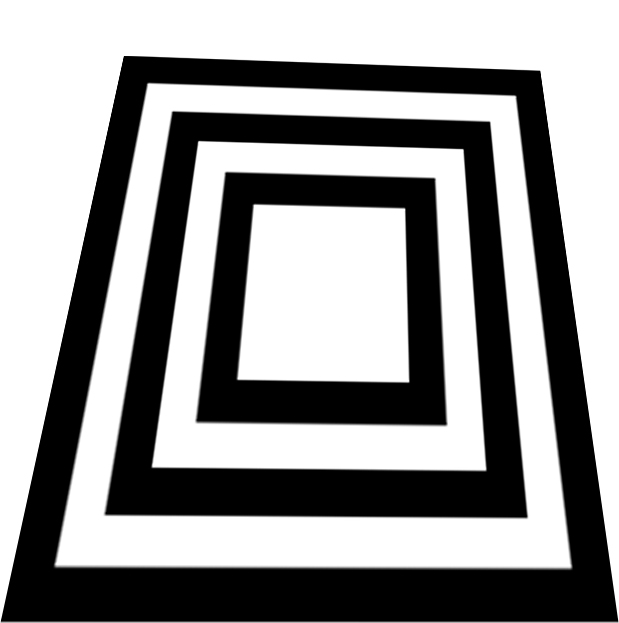
#> input picture landing_field_2.jpg, 619 x 623 px
$ python main3.py   (older library calls are emulated)
#> lines starting #> are read from the running program, lines starting #| are printed output that depends on the picture; after the words box and inside, x2 and y2 are one past the last pixel; in counts of white or black regions, pixels touching at a corner belong together
# import the necessary packages
import numpy as np
import argparse
import cv2

# load the image
image = cv2.imread('landing_field_2.jpg')
#> image is the input picture: shape (623, 619, 3); min 0, max 255, mean 151
imgray = cv2.cvtColor(image,cv2.COLOR_BGR2GRAY)
ret,thresh = cv2.threshold(imgray,127,255,0)
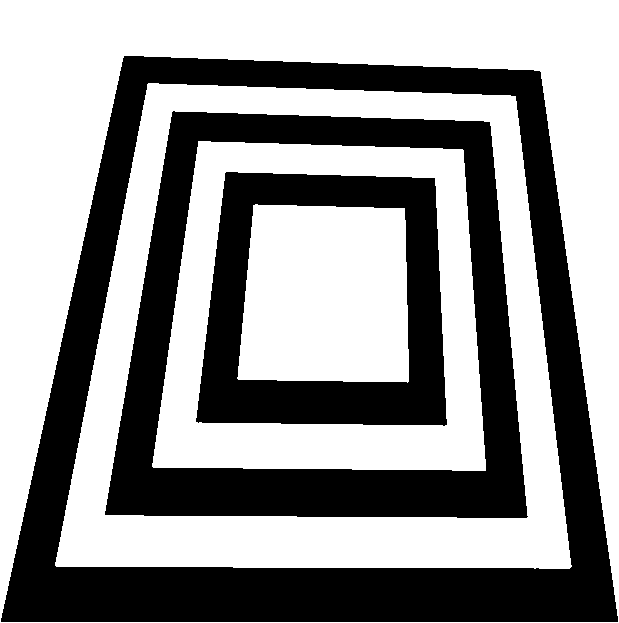
#> thresh: shape (623, 619); 59.2% white; 3 black regions

# find the contours in the mask
(im2, cnts, _) = cv2.findContours(thresh, cv2.RETR_TREE, cv2.CHAIN_APPROX_SIMPLE)
#> cnts = 7 contours; box (x1, y1, x2, y2) and area: (0, 0, 619, 623) 384396, (0, 55, 619, 623) 290156, (55, 83, 572, 569) 210920, (104, 110, 529, 519) 148996, (152, 141, 486, 471) 96630, (195, 171, 448, 427) 57792, (237, 204, 409, 383) 27977
print("I found %d black shapes" % (len(cnts)))
#| I found 7 black shapes
#cv2.imshow("Mask", shapeMask)

# loop over the contours
for c in cnts:
    # draw the contour and show it
    cv2.drawContours(image, [c], -1, (0, 255, 0), 2)
    cv2.imshow("Image", image)
#> this loop made 7 passes
#> c on pass 1: [[0, 0], [0, 622], [618, 622], [618, 0]]
#> pass 1, `cv2.imshow("Image", image)`:
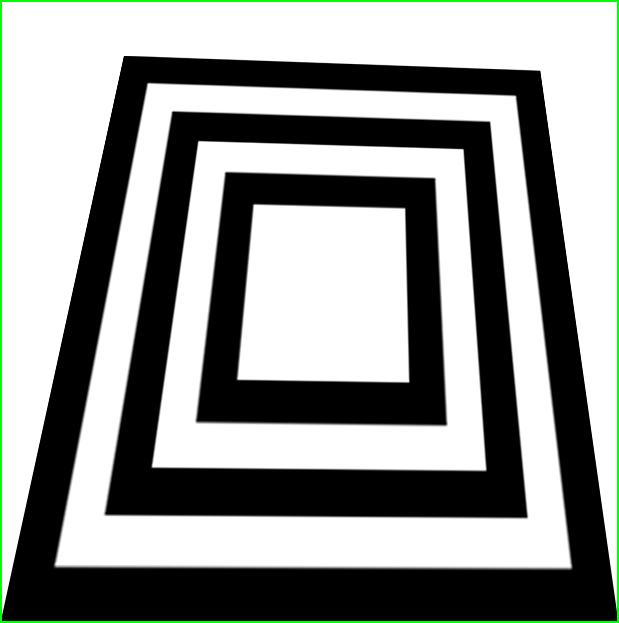
#> window 'Image': shape (623, 619, 3); mean B, G, R 148.2, 151.4, 148.2
#> pass 2, `cv2.imshow("Image", image)`:
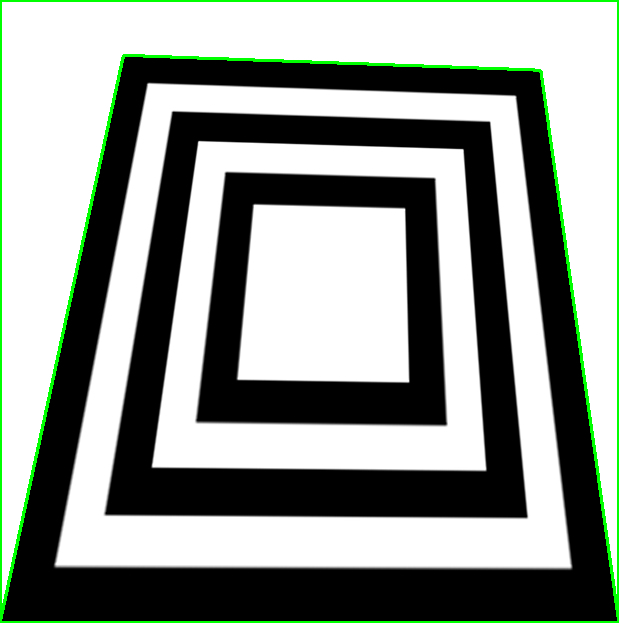
#> window 'Image': shape (623, 619, 3); mean B, G, R 146, 152.6, 146
#> after the loop:
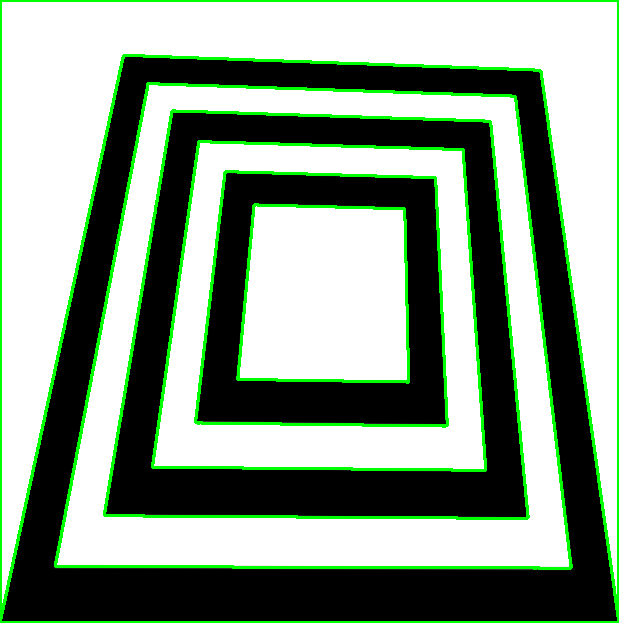
#> image: shape (623, 619, 3); 7.67% of pixels changed, all inside (x1, y1, x2, y2) = (0, 0, 619, 623)

cv2.waitKey(0)

$ run again, with landing_field.jpg copied over landing_field_2.jpg
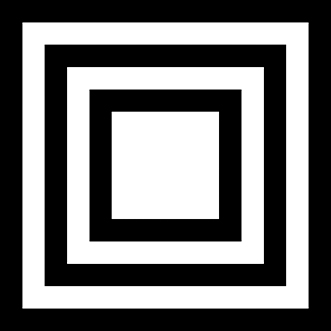
#> input picture landing_field.jpg, 331 x 331 px
#> image is the input picture: shape (331, 331, 3); min 0, max 255, mean 118
#> `ret,thresh = cv2.threshold(imgray,127,255,0)`:
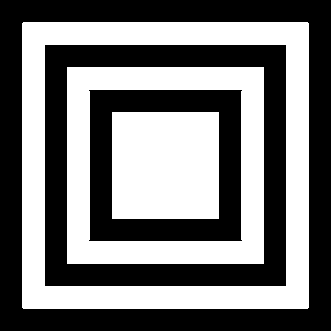
#> thresh: shape (331, 331); 47.2% white; 3 white regions
#> cnts = 5 contours; box (x1, y1, x2, y2) and area: (22, 22, 309, 309) 81794, (44, 44, 287, 287) 58562, (67, 67, 264, 264) 38416, (88, 89, 243, 242) 23108, (112, 112, 219, 219) 11236
#| I found 5 black shapes
#> the loop `for c in cnts:` made 5 passes
#> c on passes 3, 5: [[67, 67], [67, 263], [263, 263], [263, 67]], [[112, 112], [112, 218], [218, 218], [218, 112]]
#> after the loop `for c in cnts:`:
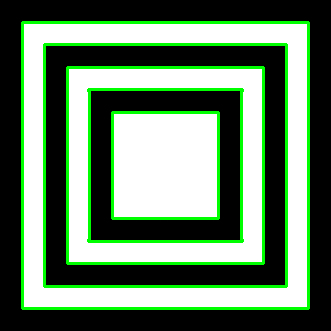
#> image: shape (331, 331, 3); 10.75% of pixels changed, all inside (x1, y1, x2, y2) = (21, 21, 310, 310)
